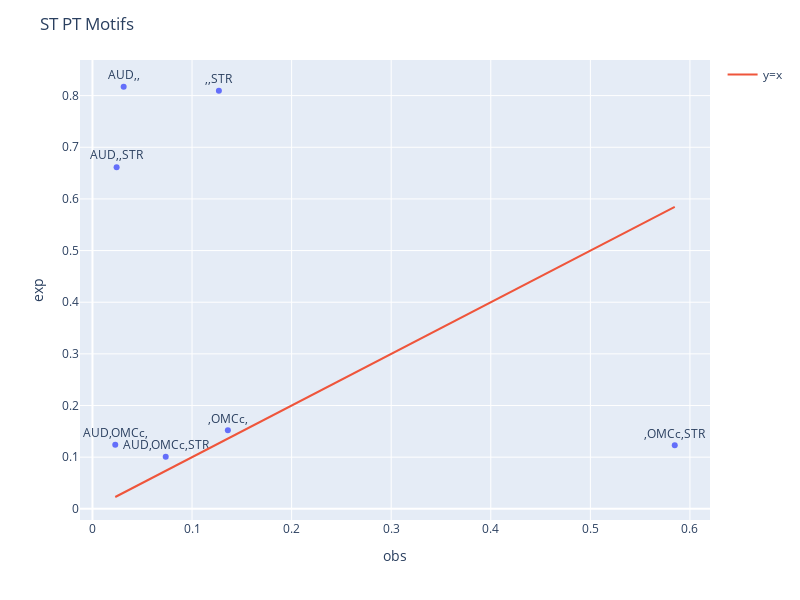

Notebook code for this chart:
### Code cell
import plotly.express as px
import plotly.graph_objects as go

# Create a scatter plot with labels
fig = px.scatter(end, x='obs', y='exp', text='labels')

# fig = go.Figure()
# fig.add_trace(go.Scatter(
#     x=end['obs'],
#     y=end['exp'],
#     mode='markers+text',
#     text=end['labels'],
#     hoverinfo='x+y+text',  # Show X, Y, and text on hover
#     textposition='top center'
# ))

# Set the label to be shown on hover
fig.update_traces(textposition='top center')

# add y=x
fig.add_trace(go.Scatter(x=[min(end['obs']), max(end['obs'])], y=[min(end['obs']), max(end['obs'])], mode='lines', name='y=x'))


# Customize the layout and specify figure dimensions
fig.update_layout(
    title="ST PT Motifs",
    xaxis_title="obs",
    yaxis_title="exp",
    width=800,  # Specify figure width
    height=600  # Specify figure height
)


# Show the plot
fig.show()

### Figure 1 — Plotly figure (JSON) as saved in the notebook; plotly's stock layout.template omitted (floating-point values rounded to 4 significant figures)
{"data": [{"hovertemplate": "obs=%{x}<br>exp=%{y}<br>labels=%{text}<extra></extra>", "legendgroup": "", "marker": {"color": "#636efa", "symbol": "circle"}, "mode": "markers+text", "name": "", "orientation": "h", "showlegend": false, "text": [["", "OMCc", ""], ["AUD", "", ""], ["", "", "STR"], ["AUD", "OMCc", ""], ["", "OMCc", "STR"], ["AUD", "", "STR"], ["AUD", "OMCc", "STR"]], "textposition": "top center", "type": "scatter", "x": [0.136, 0.03134, 0.127, 0.02289, 0.5847, 0.02425, 0.07357], "xaxis": "x", "y": [0.152, 0.8172, 0.8095, 0.1242, 0.1231, 0.6615, 0.1006], "yaxis": "y"}, {"mode": "lines", "name": "y=x", "type": "scatter", "x": [0.02289, 0.5847], "y": [0.02289, 0.5847]}], "layout": {"height": 600, "legend": {"tracegroupgap": 0}, "margin": {"t": 60}, "title": {"text": "ST PT Motifs"}, "width": 800, "xaxis": {"anchor": "y", "domain": [0, 1], "title": {"text": "obs"}}, "yaxis": {"anchor": "x", "domain": [0, 1], "title": {"text": "exp"}}}}
